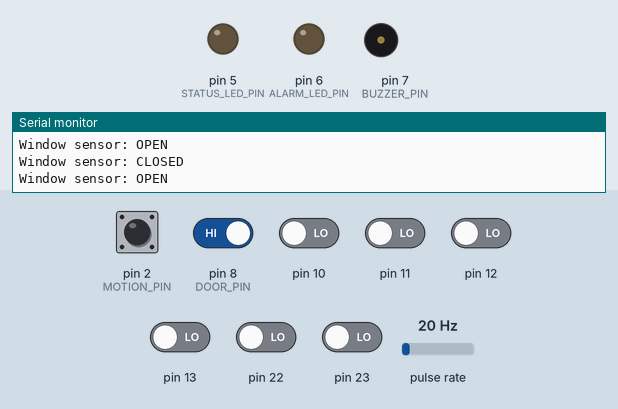
The sketch below on a simulated Arduino Uno, built with avr-gcc and run on an emulated ATmega328P. On the bench: output pins drawn as LEDs (lit = HIGH), buzzer (waves = sounding), the last lines printed to the serial monitor. Wiring (inferred from the names in the program): pulse sensor: data pin 9. Dashed ring = blinking. Inputs (shaded band) come from the test bench; at power-on: pin 2 (MOTION_PIN), pin 8 (DOOR_PIN) HIGH, pin 10–13, pin 22, pin 23 LOW, pulse rate 20 Hz.

Above: at 1.4 s.
1.5 s: pin 2 (MOTION_PIN) pulled LOW for 1 s
At 4.4 s:
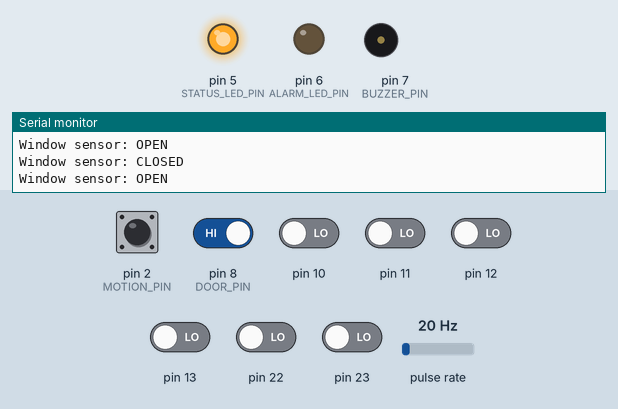
4.5 s: pin 8 (DOOR_PIN) driven LOW
6.5 s: pulse rate (sensor on pin 9) set to 50 Hz
9.5 s: pulse rate (sensor on pin 9) set to 196 Hz
12.5 s: pin 2 (MOTION_PIN) pulled LOW for 1 s
At 12.9 s:
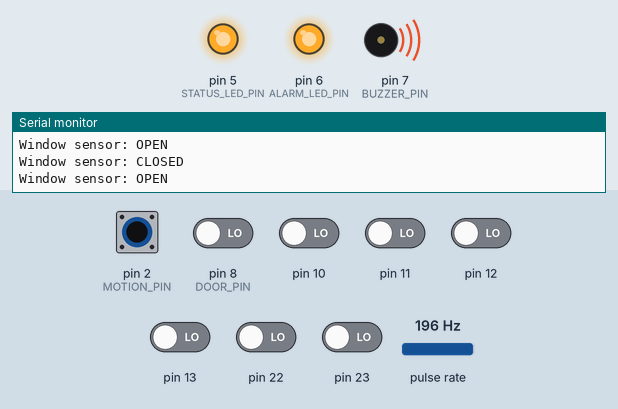
At 13.26 s:
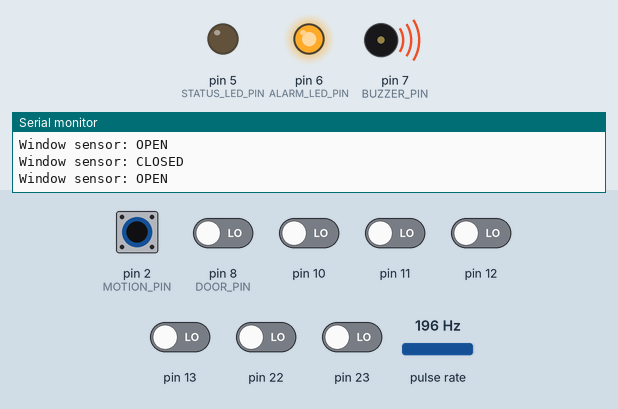
15.5 s: pin 2 (MOTION_PIN) pulled LOW for 0.15 s
At 16.8 s:
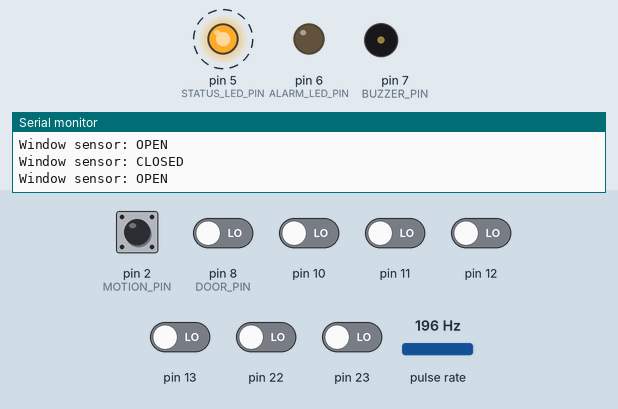
Timing chart, 0 to 19.6 s (numbered marks = the images above; inputs shaded):
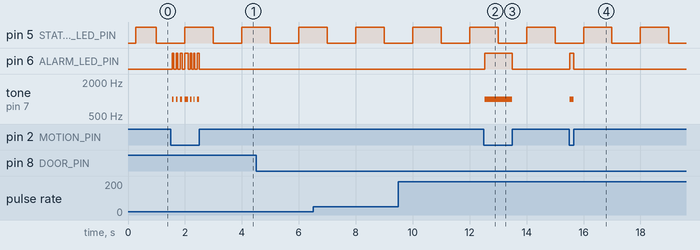

Measured:
- after the input at 1.5 s, pin 6 (ALARM_LED_PIN): goes 3 × (HIGH 0.05 s, LOW 0.09 s), HIGH 0.12 s, 3 × (LOW 0.08 s, HIGH 0.04 s), then LOW, starting after 0.05 s; tone on pin 7 (BUZZER_PIN): goes 3 × (1000 Hz 0.05 s, silent 0.09 s), 1000 Hz 0.12 s, 3 × (silent 0.08 s, 1000 Hz 0.04 s), then silent, starting after 0.05 s
- after the input at 12.5 s, pin 6 (ALARM_LED_PIN): LOW → HIGH at once, → LOW 0.98 s later; tone on pin 7 (BUZZER_PIN): silent → 1000 Hz at once, → silent 0.98 s later
- after the input at 15.5 s, pin 6 (ALARM_LED_PIN): LOW → HIGH at once, → LOW 0.13 s later; tone on pin 7 (BUZZER_PIN): silent → 1000 Hz at once, → silent 0.13 s later
- by itself, pin 5 (STATUS_LED_PIN): alternates HIGH for 1.0 s and LOW for 1.0 s

The sketch:

TaskM1.ino
```cpp
#include <avr/interrupt.h>
// Pin definitions

const byte MOTION_PIN = 2;       // External interrupt
const byte STATUS_LED_PIN = 5;   // Green LED
const byte ALARM_LED_PIN = 6;    // Red LED
const byte BUZZER_PIN = 7;       // Piezo buzzer
const byte DOOR_PIN = 8;         // Pin-change interrupt
const byte WINDOW_PIN = 9;       // Pin-change interrupt

// Variables shared with interrupt service routines

volatile bool motionEventPending = false;
volatile bool pinChangeEventPending = false;
volatile bool timerEventPending = false;

// Stores the Port B state captured by the PCI
volatile byte capturedPortBState = 0;

// Security-system states

bool motionDetected = false;
bool doorOpen = false;
bool windowOpen = false;
bool alarmActive = false;
bool statusLedState = false;

// Previous states are used to identify which sensor changed
bool previousMotionState = HIGH;
bool previousDoorState = HIGH;
bool previousWindowState = HIGH;

// Debouncing

const unsigned long DEBOUNCE_TIME = 50;

unsigned long lastMotionEventTime = 0;
unsigned long lastDoorEventTime = 0;
unsigned long lastWindowEventTime = 0;

// External interrupt service routine
// Motion sensor on D2

void motionISR()
{
    // Keep the ISR short.
    // Sensor processing and Serial output happen in loop().
    motionEventPending = true;
}

// Pin-change interrupt service routine
// D8 and D9 are both part of Port B

ISR(PCINT0_vect)
{
    // Capture the current state of Port B.
    capturedPortBState = PINB;

    // Tell the main program that a pin changed.
    pinChangeEventPending = true;
}

// Timer1 compare-match interrupt
// Runs once every second

ISR(TIMER1_COMPA_vect)
{
    // Only set a flag inside the ISR.
    timerEventPending = true;
}

// Configure the external interrupt on D2

void configureExternalInterrupt()
{
    attachInterrupt(
        digitalPinToInterrupt(MOTION_PIN),
        motionISR,
        CHANGE
    );
}

// Configure pin-change interrupts for D8 and D9

void configurePinChangeInterrupts()
{
    // Enable the Port B pin-change interrupt group.
    PCICR |= (1 << PCIE0);

    // Enable D8 / PCINT0.
    PCMSK0 |= (1 << PCINT0);

    // Enable D9 / PCINT1.
    PCMSK0 |= (1 << PCINT1);
}

// Configure Timer1 for a one-second periodic interrupt

void configureTimer1()
{
    noInterrupts();

    // Reset Timer1 registers.
    TCCR1A = 0;
    TCCR1B = 0;
    TCNT1 = 0;

    /*
       Arduino Uno clock = 16 MHz
       Prescaler = 1024

       16,000,000 / 1024 = 15,625 timer counts per second

       Since counting begins at zero:
       OCR1A = 15,625 - 1 = 15,624
    */

    OCR1A = 15624;

    // Enable CTC mode.
    TCCR1B |= (1 << WGM12);

    // Set the prescaler to 1024.
    TCCR1B |= (1 << CS12);
    TCCR1B |= (1 << CS10);

    // Enable Timer1 compare-match interrupt.
    TIMSK1 |= (1 << OCIE1A);

    interrupts();
}

// Process the external-interrupt motion sensor

void processMotionSensor()
{
    bool currentMotionState = digitalRead(MOTION_PIN);
    unsigned long currentTime = millis();

    if (
        currentMotionState != previousMotionState &&
        currentTime - lastMotionEventTime >= DEBOUNCE_TIME
    )
    {
        previousMotionState = currentMotionState;
        lastMotionEventTime = currentTime;

        // INPUT_PULLUP means LOW when the button is pressed.
        motionDetected = (currentMotionState == LOW);

        Serial.print("Motion sensor: ");

        if (motionDetected)
        {
            Serial.println("MOTION DETECTED");
        }
        else
        {
            Serial.println("CLEAR");
        }
    }
}

// Process the D8 and D9 pin-change sensors

void processDoorAndWindowSensors()
{
    byte portState;

    // Safely copy the value changed by the ISR.
    noInterrupts();
    portState = capturedPortBState;
    interrupts();

    // D8 is PB0.
    bool currentDoorState =
        (portState & (1 << PB0)) != 0;

    // D9 is PB1.
    bool currentWindowState =
        (portState & (1 << PB1)) != 0;

    unsigned long currentTime = millis();

    // Process door sensor

    if (
        currentDoorState != previousDoorState &&
        currentTime - lastDoorEventTime >= DEBOUNCE_TIME
    )
    {
        previousDoorState = currentDoorState;
        lastDoorEventTime = currentTime;

        doorOpen = (currentDoorState == LOW);

        Serial.print("Door sensor: ");

        if (doorOpen)
        {
            Serial.println("OPEN");
        }
        else
        {
            Serial.println("CLOSED");
        }
    }

    // Process window sensor

    if (
        currentWindowState != previousWindowState &&
        currentTime - lastWindowEventTime >= DEBOUNCE_TIME
    )
    {
        previousWindowState = currentWindowState;
        lastWindowEventTime = currentTime;

        windowOpen = (currentWindowState == LOW);

        Serial.print("Window sensor: ");

        if (windowOpen)
        {
            Serial.println("OPEN");
        }
        else
        {
            Serial.println("CLOSED");
        }
    }
}

// Think: determine whether the alarm should be active

void updateSecurityLogic()
{
    /*
       The alarm activates only when motion is detected
       and at least one entry point is open.
    */

    bool newAlarmState =
        motionDetected && (doorOpen || windowOpen);

    if (newAlarmState != alarmActive)
    {
        alarmActive = newAlarmState;

        if (alarmActive)
        {
            Serial.println(
                "ALARM ACTIVE: Motion detected with an open entry point"
            );
        }
        else
        {
            Serial.println("ALARM CLEARED");
        }
    }
}

// Act: control the red LED and buzzer

void updateActuators()
{
    if (alarmActive)
    {
        digitalWrite(ALARM_LED_PIN, HIGH);

        // Produce a 1000 Hz alarm sound.
        tone(BUZZER_PIN, 1000);
    }
    else
    {
        digitalWrite(ALARM_LED_PIN, LOW);
        noTone(BUZZER_PIN);
    }
}

// Timer-driven periodic task

void runPeriodicTask()
{
    // Blink the green system-status LED.
    statusLedState = !statusLedState;
    digitalWrite(STATUS_LED_PIN, statusLedState);

    // Print the complete system status once per second.
    Serial.print("Periodic status | Door: ");
    Serial.print(doorOpen ? "OPEN" : "CLOSED");

    Serial.print(" | Window: ");
    Serial.print(windowOpen ? "OPEN" : "CLOSED");

    Serial.print(" | Motion: ");
    Serial.print(motionDetected ? "DETECTED" : "CLEAR");

    Serial.print(" | Alarm: ");
    Serial.println(alarmActive ? "ACTIVE" : "OFF");
}

// Setup

void setup()
{
    Serial.begin(9600);

    // Buttons are connected between the input pins and GND.
    pinMode(MOTION_PIN, INPUT_PULLUP);
    pinMode(DOOR_PIN, INPUT_PULLUP);
    pinMode(WINDOW_PIN, INPUT_PULLUP);

    pinMode(STATUS_LED_PIN, OUTPUT);
    pinMode(ALARM_LED_PIN, OUTPUT);
    pinMode(BUZZER_PIN, OUTPUT);

    digitalWrite(STATUS_LED_PIN, LOW);
    digitalWrite(ALARM_LED_PIN, LOW);
    noTone(BUZZER_PIN);

    // Read the initial sensor states.
    previousMotionState = digitalRead(MOTION_PIN);
    previousDoorState = digitalRead(DOOR_PIN);
    previousWindowState = digitalRead(WINDOW_PIN);

    motionDetected = (previousMotionState == LOW);
    doorOpen = (previousDoorState == LOW);
    windowOpen = (previousWindowState == LOW);

    // Save the initial state of Port B.
    capturedPortBState = PINB;

    configureExternalInterrupt();
    configurePinChangeInterrupts();
    configureTimer1();

    Serial.println("---------------------------------------");
    Serial.println("Smart Home Security System Started");
    Serial.println("---------------------------------------");
    Serial.println("D2: Motion sensor - External interrupt");
    Serial.println("D8: Door sensor - Pin-change interrupt");
    Serial.println("D9: Window sensor - Pin-change interrupt");
    Serial.println("Timer1: Periodic task every one second");
    Serial.println("---------------------------------------");
}

// Main loop

void loop()
{
    // Process motion interrupt event.
    if (motionEventPending)
    {
        noInterrupts();
        motionEventPending = false;
        interrupts();

        processMotionSensor();
    }

    // Process door/window pin-change event.
    if (pinChangeEventPending)
    {
        noInterrupts();
        pinChangeEventPending = false;
        interrupts();

        processDoorAndWindowSensors();
    }

    // Sense → Think → Act
    updateSecurityLogic();
    updateActuators();

    // Process the Timer1 periodic event.
    if (timerEventPending)
    {
        noInterrupts();
        timerEventPending = false;
        interrupts();

        runPeriodicTask();
    }
}
```
